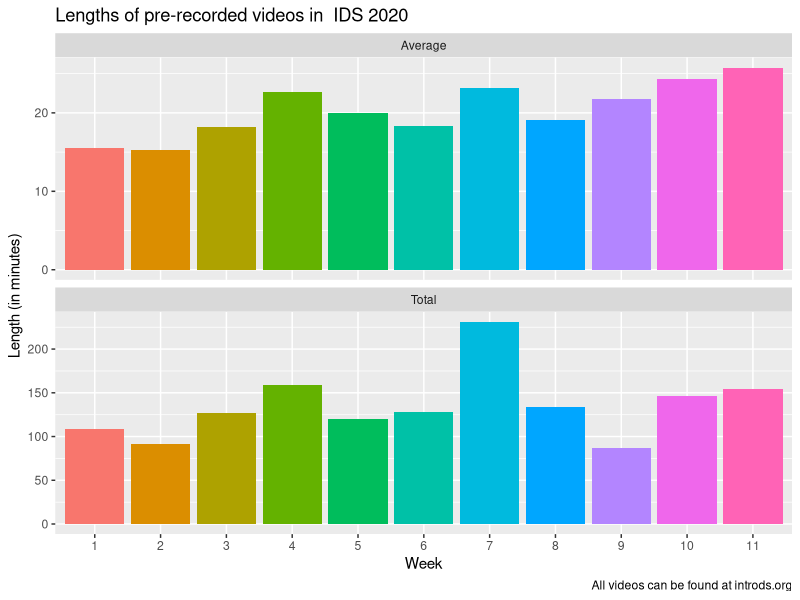

Write R code to recreate this figure. (Note: this script raises an error after producing the figure.)
## ---- chunk 1
library(tidyverse)
library(readxl)
library(tidytext)
knitr::opts_chunk$set(
  fig.height = 6,
  fig.asp = 0.618,
  dpi = 300,
  out.width = "90%"
)
## ---- chunk 2
videos <- read_excel("videos.xlsx")
## ---- chunk 3
videos %>%
  count(week)
## ---- chunk 4
videos <- videos %>%
  mutate(length = ((min * 60) + sec) / 60)

videos %>%
  group_by(week) %>%
  summarise(
    total = sum(length),
    average = mean(length),
    .groups = "drop"
    ) %>%
  pivot_longer(cols = -week, 
               names_to = "measure_type", 
               values_to = "length",
               names_transform = list(measure_type = str_to_title)
               ) %>%
  mutate(week = as.factor(week)) %>%
  ggplot(aes(x = week, y = length, fill = week)) +
  geom_col() +
  guides(fill = FALSE) +
  facet_wrap(~measure_type, ncol = 1, scales = "free_y") +
  labs(
    title = "Lengths of pre-recorded videos in  IDS 2020",
    x = "Week", 
    y = "Length (in minutes)",
    caption = "All videos can be found at introds.org"
    )
## ---- chunk 5
videos %>%
  mutate(unit = fct_inorder(unit)) %>%
  unnest_tokens(word, title) %>%
  anti_join(get_stopwords()) %>%
  group_by(unit) %>%
  count(word, sort = TRUE) %>%
  filter(n > 1) %>%
  slice_head(n = 5) %>%
  ggplot(aes(y = word, x = n, fill = unit)) +
  geom_col() +
  guides(fill = FALSE) +
  facet_wrap(~unit, ncol = 3, scales = "free") +
  labs(
    title = "Titles of pre-recorded videos in  IDS 2020",
    y = NULL, 
    x = NULL,
    caption = "All videos can be found at introds.org"
    )
